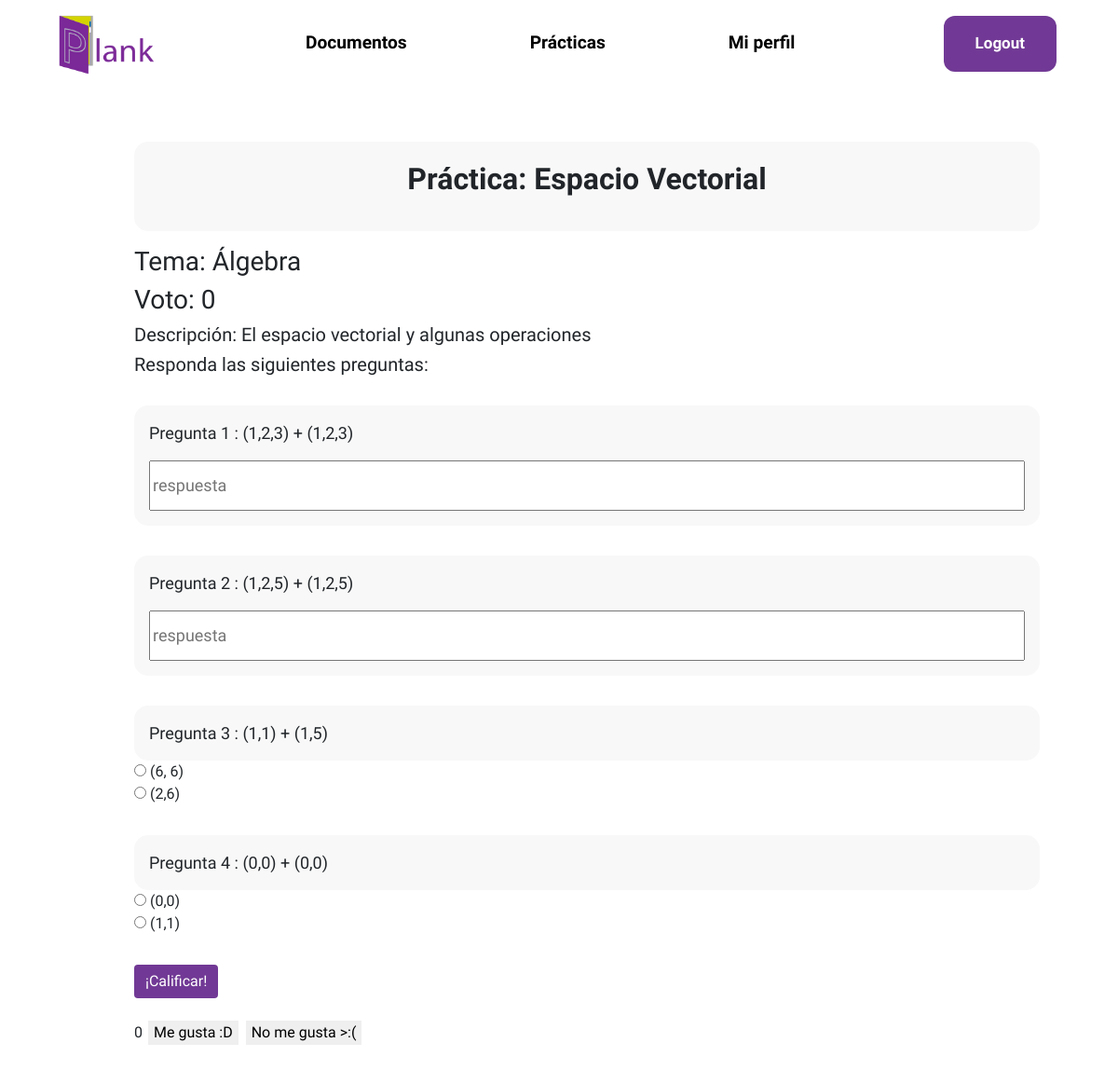
/practica/5/ (signed in), run on an earlier commit of the app's database.
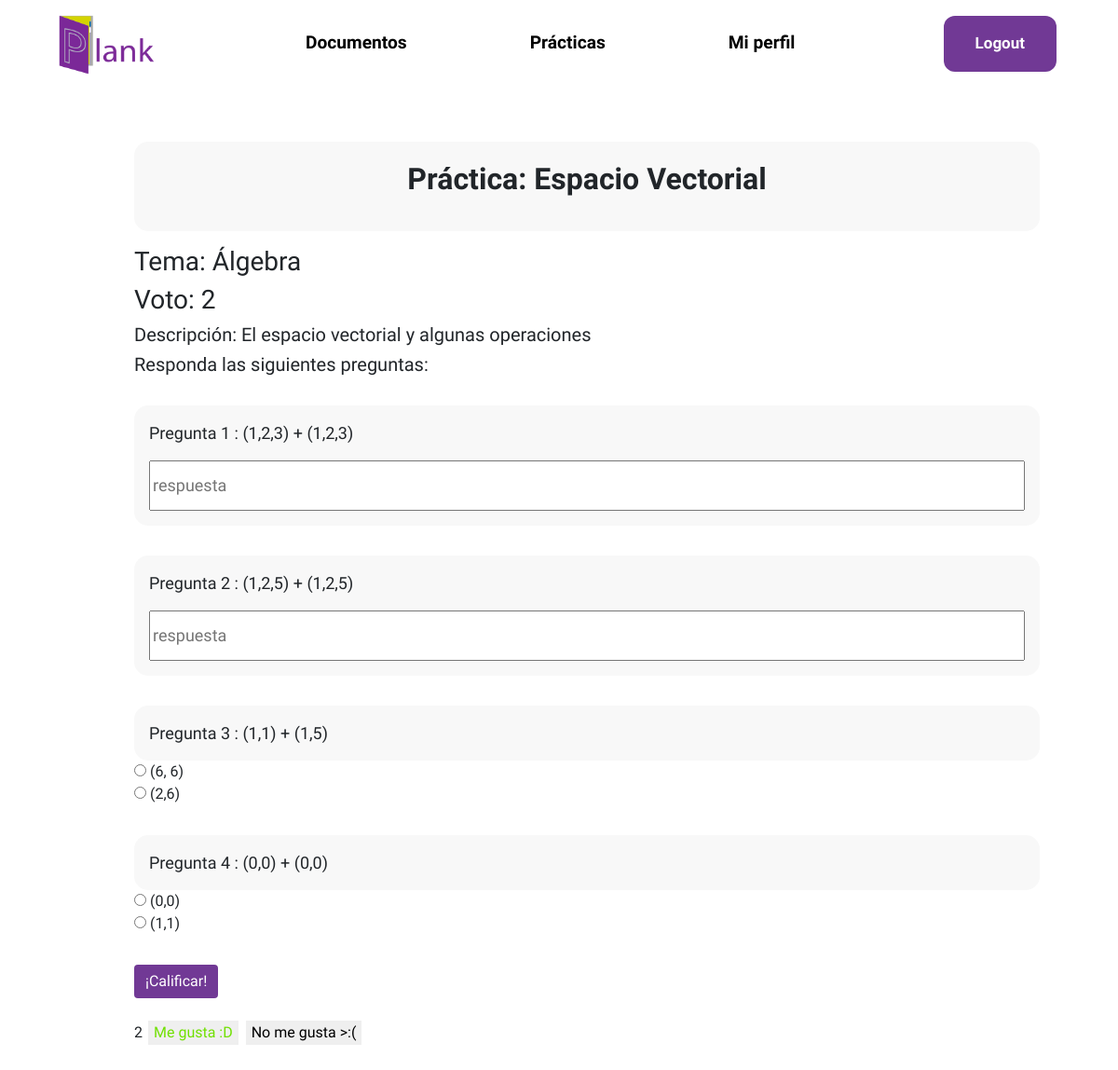
And on a later commit of the database.
### usuario/models.py (models this page shows, shortened)
class Herramienta(models.Model):
    user = models.ForeignKey(User,null = True, on_delete=models.SET_NULL)
    filtro = models.CharField(choices = ELECCION_TEMAS, max_length=50, default=('Matemáticas',('Álgebra','Álgebra')))
    titulo = models.CharField(max_length=100, blank=False,default='')
    descripcion = models.CharField(max_length=100, blank= False)
    visible = models.BooleanField(default=True)
    voto = models.IntegerField(default=0)
    class Meta:
        abstract = True

class Practica(Herramienta):
    def get_preguntas_abiertas(self):
        preguntas_abiertas = Abierta.objects.filter(practica = self)
        return preguntas_abiertas
    def get_preguntas_cerradas(self):
        preguntas_cerradas = Cerrada.objects.filter(practica = self)
        return preguntas_cerradas

class Pregunta(models.Model):
    practica = models.ForeignKey(Practica,null=True,on_delete=models.SET_NULL)
    planteamiento = models.CharField(blank=False, max_length=100)
    respuesta = models.CharField(max_length=100,blank=False)
    def __str__(self) -> str:
        return self.planteamiento
    class Meta:
        abstract = True

class Abierta(Pregunta):
    pass

class Cerrada(Pregunta):
    def get_respuestas(self):
        respuestas = RespuestaCerrada.objects.filter(id_pregunta = self)
        return respuestas

class RespuestaCerrada(models.Model):
    es_correcta = models.BooleanField(default=False)
    id_pregunta = models.ForeignKey(Cerrada,null=True,on_delete=models.SET_NULL)
    respuesta = models.CharField(blank=False, max_length=100)

### core/views.py (the view, shortened to what this page needs)
# urls.py: path("practica/<int:id>/", views.practica, name="practica"),
@login_required
def practica(request, id):
    practica = Practica.objects.get(id=id)
    preguntasAbiertas = practica.get_preguntas_abiertas()
    preguntasCerradas = practica.get_preguntas_cerradas()
    voto = VotoPract.voted(practica,request.user)
    return render(request, "core/practica.html", {
            'practica':practica,
            'abiertas':preguntasAbiertas,
            'cerradas':preguntasCerradas,
            'voto':voto,
            })

### voto/models.py (called while the page is built)
    def voted(id_practica,usuario):
        try:
            voto = VotoPract.objects.get(id_practica=id_practica,usuario = usuario)
        except:
            voto = None
        finally:
            if voto != None:
                if voto.positivo:
                    return 1
                else:
                    return 0
            else:
                return -1

### core/templates/core/practica.html (shortened to what this page needs)
{% extends 'core/layout.html' %}
{% load static %}
{%block cssPath%}
    <link rel="stylesheet" href="{% static 'core/styleContent.css' %}"  type="text/css"/>
{%endblock cssPath%}
{% block body %}
    <div class="document-container">
        <div class="container-center">
            <div class="center-xy">
                <p class="title">Práctica: {{ practica.titulo }}</p>
            </div>
        </div>
        <h3>Tema: {{ practica.filtro }}</h3>
        <h3>Voto: {{ practica.voto }}</h3>
        <h5>Descripción: {{ practica.descripcion }}</h5>
        <h5>Responda las siguientes preguntas:</h5>
        <div class="practica-contenido">
            <form action="" id="exam-form" data-url="{%url 'core:practica' id=practica.id%}" method="post">
                <div>
                    {% for abierta in abiertas %}
                        <div class="practica-pregunta">
                            <div class="enunciado">
                                Pregunta {{ forloop.counter }} : {{ abierta }}
                                <div class="form-box">
                                    <input class="input-box" type="text" id="{{ abierta.id }}" name="pregA{{ abierta.id }}" placeholder="respuesta">
                                </div>
                            </div>
                        </div>
                    {% endfor %}
                </div>
                <div>
                    {% for cerrada in cerradas %}
                        <div class="practica-pregunta">
                            <div class="enunciado">
                                Pregunta
                                {% with lenAbiertas=abiertas|length %}
                                    {{ forloop.counter|add:lenAbiertas }}
                                {% endwith %}: {{ cerrada }}
                            </div>
                            {% for respuesta in cerrada.get_respuestas %}
                                <div>
                                    <div>
                                    <input type="radio" id="{{ respuesta.id }}" name="pregC{{cerrada.id}}" value="{{ respuesta.respuesta }}">
                                    <label for="{{ respuesta.respuesta }}">{{ respuesta.respuesta }}</label>
                                    </div>
                                </div>
                            {% endfor %}
                        </div>
                    {% endfor %}
                </div>
                <button id="grade-button" type="submit" class="btn btn-primary" name="submit" value="submit">¡Calificar!</button>
            </form>
        </div>
        <br>
        <div class="like-dislike">
            <p class="votos" id="votos">{{practica.voto}}</p>
            <button class="voto" id="positivo" data-catid="{{practica.id}}" {% if voto == 1%} value="selected" {%else%} value="unselected" {%endif%}>Me gusta :D</button>
            <button class="voto" id="negativo" data-catid="{{practica.id}}" {% if voto == 0%} value="selected" {%else%} value="unselected" {%endif%}>No me gusta >:(</button>
        </div>
    </div>
{% endblock body %}

### core/templates/core/layout.html (shortened to what this page needs)
{%load static%}
<!DOCTYPE html>
<html lang="en">
  <head>
    <link
      rel="stylesheet"
      href="{%static 'core/stylesheet.css'%}"
      type="text/css"
    />
    <link rel="stylesheet" href="https://cdnjs.cloudflare.com/ajax/libs/font-awesome/4.7.0/css/font-awesome.min.css">
    {% block cssPath %}{% endblock cssPath %}
    <link href="https://cdn.jsdelivr.net/npm/bootstrap@5.0.2/dist/css/bootstrap.min.css" rel="stylesheet">
  </head>
  <body>
    <header>
      <div class="menuBar">
        <div id="logoContainer">
          <a href="{%url 'core:home'%}">
            <picture>
              <source media="(min-width: 1100px)" srcset="{% static 'core/plank-wide.png' %}" id="logo">
              <img id="logo" src="{% static 'core/plank-contraido.png' %}">
            </picture>
          </a>
        </div>
          {%if user.is_authenticated %}
          <ul class="navButtons">
            <li><a class="item" href="{%url 'core:documentos'%}"> Documentos</a></li>
            <li><a class="item" href="{%url 'core:practicas'%}"> Prácticas </a></li>
            <li><a class="item" href="{%url 'usuario:perfil'%}"> Mi perfil </a></li>
          </ul>
          {% endif %}
        {% if user.is_authenticated %}
          <div class="buttons">
            <a href="{% url 'usuario:signout' %}" id="btnSUp" >Logout</a>
          </div>
        {% endif %}
      </div>
    </header>
    {% block body %} {% endblock body %}
  </body>
</html>

### core/static/core/stylesheet.css (style rules this page uses)
* { font-family: 'Asap', sans-serif; --plank-main-color:#713995; }
header { overflow: hidden; box-sizing: border-box; display: flex; align-items: center; justify-content: space-around; }
#logo { height: 5.5em; padding: 10px 0 10px 30px; }
.menuBar { display: flex; justify-content: space-between; align-items: baseline; width: 100%; min-height: 8vh; }
.buttons { margin: 0.8em 2em 0 0; display: flex; align-items: baseline; }
.buttons a { font-size: 17px; font-weight: 600; text-decoration: none; display: inline-block; padding: 1em 2em 1em; color: black; text-align: center; cursor: pointer; margin: 0 2em 0 0; }
#btnSUp { background-color:#713995; color:white; border-radius: 12px; }
.navButtons { list-style: none; padding: 0; margin: 0; width: auto; }
.navButtons li { padding: 2em 4em 1em; display: inline-block; }
.navButtons li a { text-decoration: none; font-size: 1.2em; color: black; font-weight: 550; }
.btn-primary, .btn-primary:hover, .btn-primary:active, .btn-primary:visited { background-color: #713995 !important; border: none !important; }

### core/static/core/styleContent.css (style rules this page uses)
div.form-container, div.document-container { border:0; margin-left: 10%; margin-right: 5%; margin-top: 3%; padding: 2%; }
.like-dislike { white-space: nowrap; }
.votos, .voto { display: inline-block; }
.voto { border: 0; margin: 0px 2px; }
#positivo[value='selected'] { color: #70e000; }
.container-center { height: 6rem; position: relative; border-radius: 15px; background-color: #f8f8f8; margin-bottom: 1rem; }
.center-xy { margin: 0; position: absolute; top: 50%; left: 50%; -ms-transform: translate(-50%, -50%); transform: translate(-50%, -50%); }
.title { font-size: xx-large; font-weight: bolder; }
.enunciado { font-size: large; background-color: #f8f8f8; padding: 1rem; border-radius: 15px; }
.practica-pregunta { margin-bottom: 2em; }
.form-box { margin-top: 1rem; }
.input-box { width: 100%; height: 3em; }
.practica-contenido { margin-top: 2rem; }

What changed in the data, as far as the page shows it:
changed Practica "Espacio Vectorial": voto "0" → "2"
